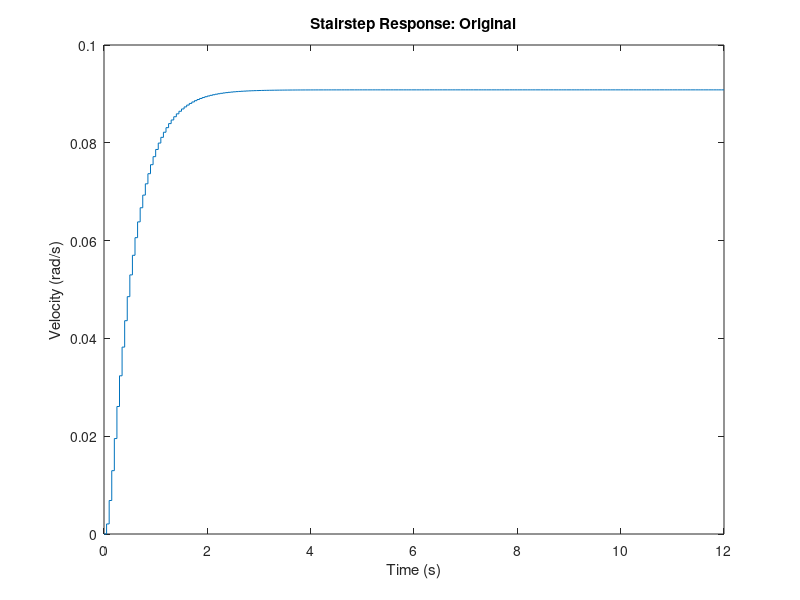
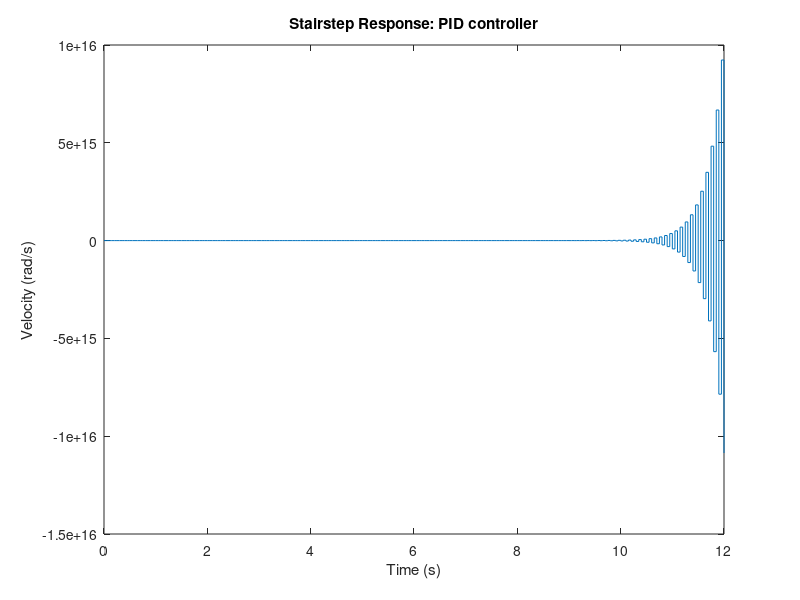
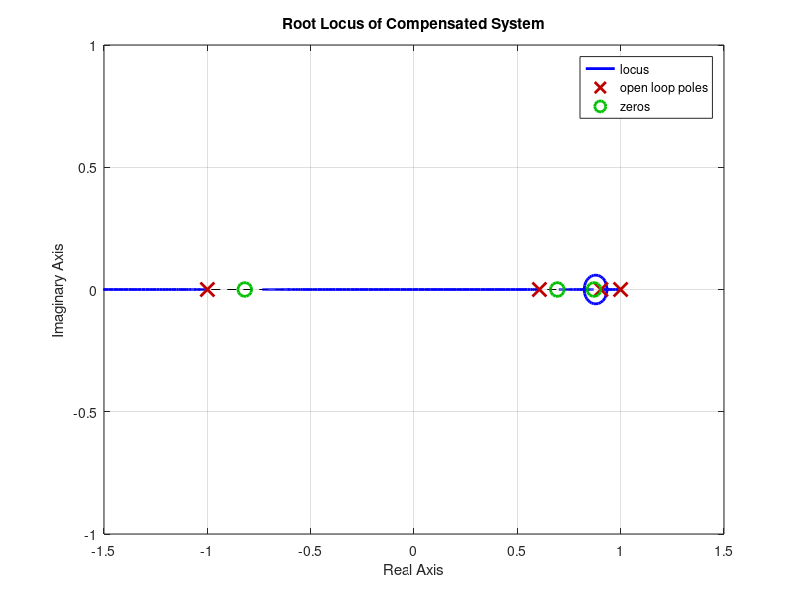

The MATLAB script that drew these images, in order:
%
% Velocity controller of a small robotic car's wheel
%
% Based on:
%  http://ctms.engin.umich.edu/CTMS/index.php?example=MotorSpeed&section=ControlDigital
%
clear all;
close all;

pkg load control;
s = tf('s');

% Model parameters
J = 0.01;  % kg*m^2
b = 0.1;   % N*m*s
Ke = 0.01; % V/sec/rad
Kt = Ke;   % N*m/A
K = Ke;    % Since Ke=Kt, just use K
R = 1;     % Ohm
L = 0.5;   % H

% State-space representation
A = [-b/J K/J; -K/L -R/L];
B = [0 1/L]';
C = [1 0];
D = [0];

sys = ss(A, B, C, D);

% Discretize
Ts = 0.05;
dsys = c2d(sys, Ts, 'zoh');

% Open-loop analysis
%zpk(dsys)
%bode(dsys);

% Closed-loop when digitized
figure;
sys_cl = feedback(dsys, 1);
[y,t] = step(sys_cl, 12);
stairs(t,y);
xlabel('Time (s)');
ylabel('Velocity (rad/s)');
title('Stairstep Response: Original');

% PID Controller
Kp = 100;
Ki = 200;
Kd = 10;

C = Kp + Ki/s + Kd*s;
dC = c2d(C, Ts, 'tustin');

% Closed-loop analysis
%zpk(dC)
%bode(dC);

figure;
sys_cl = feedback(dC*dsys, 1);
[y,t] = step(sys_cl, 12);
stairs(t,y);
xlabel('Time (s)');
ylabel('Velocity (rad/s)');
title('Stairstep Response: PID controller');

% Analsys, since system goes wildly out of control
figure;
rlocus(dC*dsys);
axis([-1.5 1.5 -1 1]);
title('Root Locus of Compensated System');

% Check to see that system is controllable
sys_rank = rank(ctrb(A,B))

% Check to see that system is observable
ob = obsv(sys);
observability = rank(ob)

